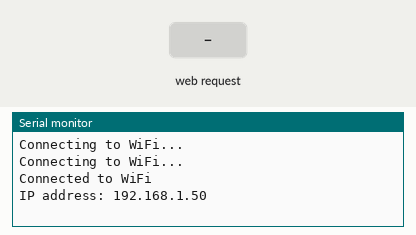
This program was run on a simulated ESP32. On the bench: the last lines printed to the serial monitor. Inputs (shaded band) come from the test bench. WiFi joins after 1.5 s; servers stay silent unless stated.

Above: at 3.2 s.
3.3 s: HTTP request GET /message?message=1 received
At 4.5 s:
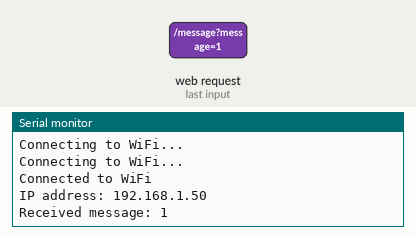
4.8 s: HTTP request GET /message?message=0 received
At 5.8 s:
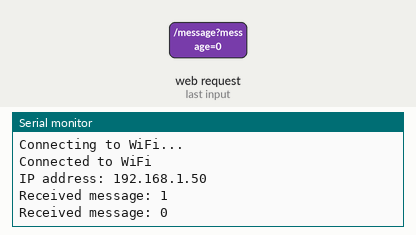

Measured:
- after the input at 3.3 s, the serial monitor: prints a new line at once (image 1)
- after the input at 4.8 s, the serial monitor: prints a new line at once (image 2)

The program:

main.cpp
```cpp
#include <Arduino.h>
#include <WiFi.h>
#include <WebServer.h>

const char* ssid = "ssid";
const char* password = "password";

WebServer server(80);

void handleMessage() {
  if (server.hasArg("message")) {
    String message = server.arg("message");
    Serial.println("Received message: " + message);
    server.send(200, "text/plain", "Message received");
  } else {
    server.send(400, "text/plain", "Invalid request");
  }
}

void setup() {
  Serial.begin(921600);
  WiFi.begin(ssid, password);

  while (WiFi.status() != WL_CONNECTED) {
    delay(1000);
    Serial.println("Connecting to WiFi...");
  }

  Serial.println("Connected to WiFi");
  Serial.println("IP address: " + WiFi.localIP().toString());

  server.on("/message", handleMessage);
  server.begin();
}

void loop() {
  server.handleClient();
}
```
